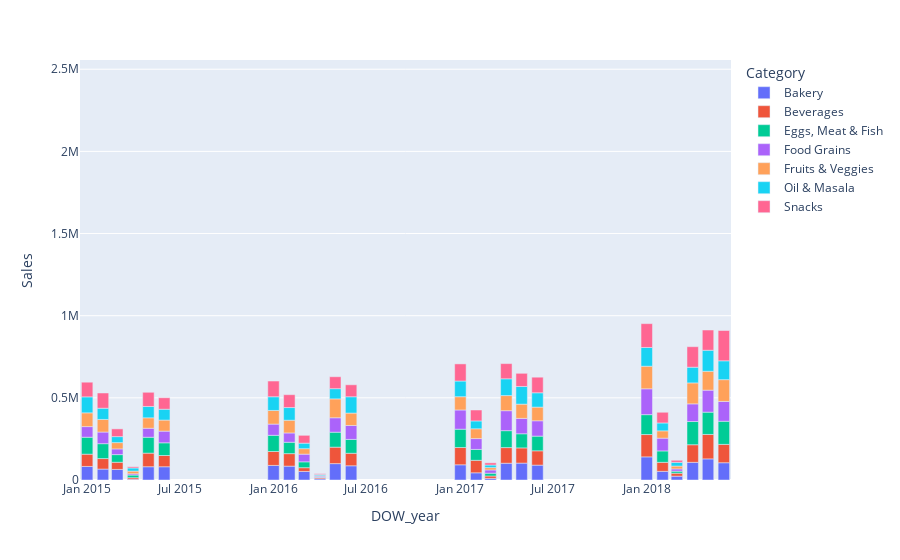

Source (notebook cell):
### Markdown cell above
- Doanh thu theo tháng hàng năm có tính chu kỳ tăng vào tháng 1 hàng năm và giảm mạnh vào cuối năm.

### Code cell
fig = px.bar(DTTdow,x='DOW_year',y ='Sales', color='Category')
fig.show()

### Figure 1 — Plotly figure (JSON) as saved in the notebook; plotly's stock layout.template omitted (floating-point values rounded to 4 significant figures)
{"data": [{"alignmentgroup": "True", "hovertemplate": "Category=Bakery<br>DOW_year=%{x}<br>Sales=%{y}<extra></extra>", "legendgroup": "Bakery", "marker": {"color": "#636efa", "pattern": {"shape": ""}}, "name": "Bakery", "offsetgroup": "Bakery", "orientation": "v", "showlegend": true, "textposition": "auto", "type": "bar", "x": ["2015-0", "2015-1", "2015-2", "2015-3", "2015-4", "2015-5", "2015-6", "2016-0", "2016-1", "2016-2", "2016-3", "2016-4", "2016-5", "2016-6", "2017-0", "2017-1", "2017-2", "2017-3", "2017-4", "2017-5", "2017-6", "2018-0", "2018-1", "2018-2", "2018-3", "2018-4", "2018-5", "2018-6"], "xaxis": "x", "y": [54579, 82512, 66547, 64394, 4498, 80821, 80628, 69645, 88712, 84429, 52060, 6838, 99695, 86586, 62847, 92597, 43847, 9593, 102045, 102828, 90506, 128255, 140767, 52689, 23276, 107425, 128562, 105100], "yaxis": "y"}, {"alignmentgroup": "True", "hovertemplate": "Category=Beverages<br>DOW_year=%{x}<br>Sales=%{y}<extra></extra>", "legendgroup": "Beverages", "marker": {"color": "#EF553B", "pattern": {"shape": ""}}, "name": "Beverages", "offsetgroup": "Beverages", "orientation": "v", "showlegend": true, "textposition": "auto", "type": "bar", "x": ["2015-0", "2015-1", "2015-2", "2015-3", "2015-4", "2015-5", "2015-6", "2016-0", "2016-1", "2016-2", "2016-3", "2016-4", "2016-5", "2016-6", "2017-0", "2017-1", "2017-2", "2017-3", "2017-4", "2017-5", "2017-6", "2018-0", "2018-1", "2018-2", "2018-3", "2018-4", "2018-5", "2018-6"], "xaxis": "x", "y": [66321, 74606, 63861, 43620, 9491, 82713, 68479, 59204, 84770, 76006, 22826, 6647, 100204, 76062, 72858, 105024, 75937, 14842, 95255, 92503, 87156, 130527, 135923, 54837, 18094, 107221, 148708, 111618], "yaxis": "y"}, {"alignmentgroup": "True", "hovertemplate": "Category=Eggs, Meat & Fish<br>DOW_year=%{x}<br>Sales=%{y}<extra></extra>", "legendgroup": "Eggs, Meat & Fish", "marker": {"color": "#00cc96", "pattern": {"shape": ""}}, "name": "Eggs, Meat & Fish", "offsetgroup": "Eggs, Meat & Fish", "orientation": "v", "showlegend": true, "textposition": "auto", "type": "bar", "x": ["2015-0", "2015-1", "2015-2", "2015-3", "2015-4", "2015-5", "2015-6", "2016-0", "2016-1", "2016-2", "2016-3", "2016-4", "2016-5", "2016-6", "2017-0", "2017-1", "2017-2", "2017-3", "2017-4", "2017-5", "2017-6", "2018-0", "2018-1", "2018-2", "2018-3", "2018-4", "2018-5", "2018-6"], "xaxis": "x", "y": [52480, 103257, 90661, 46442, 16190, 96706, 77246, 79770, 98506, 69253, 35681, 3450, 91008, 84387, 92102, 111528, 66282, 16872, 102992, 86047, 89278, 136786, 121050, 69381, 12320, 141212, 135670, 140844], "yaxis": "y"}, {"alignmentgroup": "True", "hovertemplate": "Category=Food Grains<br>DOW_year=%{x}<br>Sales=%{y}<extra></extra>", "legendgroup": "Food Grains", "marker": {"color": "#ab63fa", "pattern": {"shape": ""}}, "name": "Food Grains", "offsetgroup": "Food Grains", "orientation": "v", "showlegend": true, "textposition": "auto", "type": "bar", "x": ["2015-0", "2015-1", "2015-2", "2015-3", "2015-4", "2015-5", "2015-6", "2016-0", "2016-1", "2016-2", "2016-3", "2016-4", "2016-5", "2016-6", "2017-0", "2017-1", "2017-2", "2017-3", "2017-4", "2017-5", "2017-6", "2018-0", "2018-1", "2018-2", "2018-3", "2018-4", "2018-5", "2018-6"], "xaxis": "x", "y": [53080, 64597, 70847, 34765, 7710, 54668, 71037, 87895, 68273, 56667, 46668, 6613, 87858, 84762, 97647, 117060, 65977, 19991, 121615, 93589, 93459, 99737, 157245, 77713, 13812, 107558, 133846, 120583], "yaxis": "y"}, {"alignmentgroup": "True", "hovertemplate": "Category=Fruits & Veggies<br>DOW_year=%{x}<br>Sales=%{y}<extra></extra>", "legendgroup": "Fruits & Veggies", "marker": {"color": "#FFA15A", "pattern": {"shape": ""}}, "name": "Fruits & Veggies", "offsetgroup": "Fruits & Veggies", "orientation": "v", "showlegend": true, "textposition": "auto", "type": "bar", "x": ["2015-0", "2015-1", "2015-2", "2015-3", "2015-4", "2015-5", "2015-6", "2016-0", "2016-1", "2016-2", "2016-3", "2016-4", "2016-5", "2016-6", "2017-0", "2017-1", "2017-2", "2017-3", "2017-4", "2017-5", "2017-6", "2018-0", "2018-1", "2018-2", "2018-3", "2018-4", "2018-5", "2018-6"], "xaxis": "x", "y": [63179, 83854, 76574, 38349, 16400, 63510, 67346, 81227, 82947, 77413, 33402, 3080, 114847, 75525, 100138, 80723, 59619, 14137, 91935, 86645, 83203, 132392, 137463, 44497, 17387, 127524, 114874, 132537], "yaxis": "y"}, {"alignmentgroup": "True", "hovertemplate": "Category=Oil & Masala<br>DOW_year=%{x}<br>Sales=%{y}<extra></extra>", "legendgroup": "Oil & Masala", "marker": {"color": "#19d3f3", "pattern": {"shape": ""}}, "name": "Oil & Masala", "offsetgroup": "Oil & Masala", "orientation": "v", "showlegend": true, "textposition": "auto", "type": "bar", "x": ["2015-0", "2015-1", "2015-2", "2015-3", "2015-4", "2015-5", "2015-6", "2016-0", "2016-1", "2016-2", "2016-3", "2016-4", "2016-5", "2016-6", "2017-0", "2017-1", "2017-2", "2017-3", "2017-4", "2017-5", "2017-6", "2018-0", "2018-1", "2018-2", "2018-3", "2018-4", "2018-5", "2018-6"], "xaxis": "x", "y": [67707, 97186, 68374, 36570, 18890, 69170, 66021, 50431, 83431, 77196, 33530, 6574, 62199, 99364, 108168, 95488, 47835, 15728, 102097, 107569, 87311, 114513, 114068, 48118, 22636, 95526, 127951, 114791], "yaxis": "y"}, {"alignmentgroup": "True", "hovertemplate": "Category=Snacks<br>DOW_year=%{x}<br>Sales=%{y}<extra></extra>", "legendgroup": "Snacks", "marker": {"color": "#FF6692", "pattern": {"shape": ""}}, "name": "Snacks", "offsetgroup": "Snacks", "orientation": "v", "showlegend": true, "textposition": "auto", "type": "bar", "x": ["2015-0", "2015-1", "2015-2", "2015-3", "2015-4", "2015-5", "2015-6", "2016-0", "2016-1", "2016-2", "2016-3", "2016-4", "2016-5", "2016-6", "2017-0", "2017-1", "2017-2", "2017-3", "2017-4", "2017-5", "2017-6", "2018-0", "2018-1", "2018-2", "2018-3", "2018-4", "2018-5", "2018-6"], "xaxis": "x", "y": [67366, 89230, 92689, 46988, 7267, 86217, 69956, 64252, 95685, 78149, 47740, 5049, 72693, 72750, 117669, 104147, 66530, 13342, 92466, 80107, 94778, 117549, 145102, 64921, 12570, 124799, 123201, 184334], "yaxis": "y"}], "layout": {"barmode": "relative", "legend": {"title": {"text": "Category"}, "tracegroupgap": 0}, "margin": {"t": 60}, "xaxis": {"anchor": "y", "domain": [0, 1], "title": {"text": "DOW_year"}}, "yaxis": {"anchor": "x", "domain": [0, 1], "title": {"text": "Sales"}}}}
